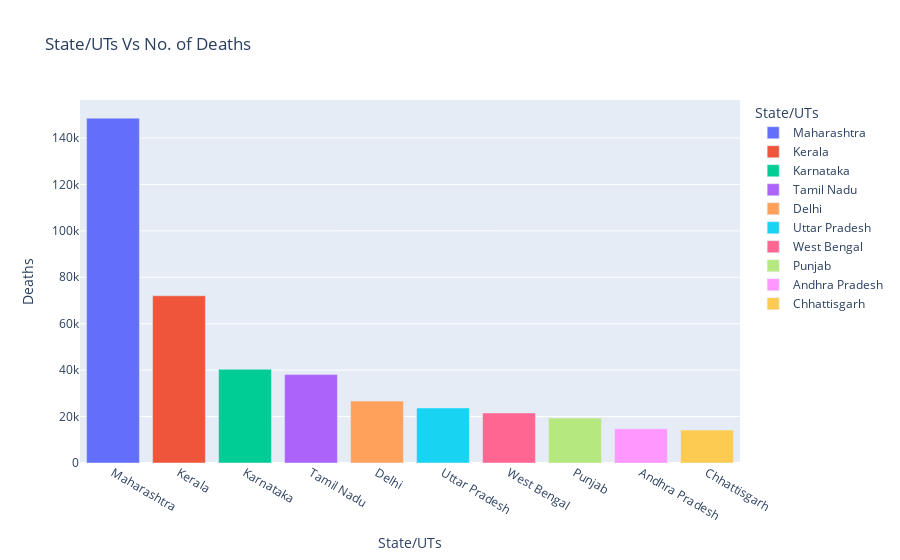

Notebook source saved alongside this figure:
### Code cell
x = cd[['State/UTs','Deaths']].sort_values(by='Deaths',ascending=False)['State/UTs'][:10].values
y = cd[['State/UTs','Deaths']].sort_values(by='Deaths',ascending=False)['Deaths'][:10].values
df = pd.DataFrame({'State/UTs':x,
                  'Deaths':y})
fig = px.bar(df,
             x='State/UTs',
             y='Deaths',
             color='State/UTs',
             title='State/UTs Vs No. of Deaths')
fig.show()

### Figure 1 — Plotly figure (JSON) as saved in the notebook; plotly's stock layout.template omitted (floating-point values rounded to 4 significant figures)
{"data": [{"alignmentgroup": "True", "hovertemplate": "State/UTs=%{x}<br>Deaths=%{y}<extra></extra>", "legendgroup": "Maharashtra", "marker": {"color": "#636efa", "pattern": {"shape": ""}}, "name": "Maharashtra", "offsetgroup": "Maharashtra", "orientation": "v", "showlegend": true, "textposition": "auto", "type": "bar", "x": ["Maharashtra"], "xaxis": "x", "y": [148558], "yaxis": "y"}, {"alignmentgroup": "True", "hovertemplate": "State/UTs=%{x}<br>Deaths=%{y}<extra></extra>", "legendgroup": "Kerala", "marker": {"color": "#EF553B", "pattern": {"shape": ""}}, "name": "Kerala", "offsetgroup": "Kerala", "orientation": "v", "showlegend": true, "textposition": "auto", "type": "bar", "x": ["Kerala"], "xaxis": "x", "y": [72042], "yaxis": "y"}, {"alignmentgroup": "True", "hovertemplate": "State/UTs=%{x}<br>Deaths=%{y}<extra></extra>", "legendgroup": "Karnataka", "marker": {"color": "#00cc96", "pattern": {"shape": ""}}, "name": "Karnataka", "offsetgroup": "Karnataka", "orientation": "v", "showlegend": true, "textposition": "auto", "type": "bar", "x": ["Karnataka"], "xaxis": "x", "y": [40358], "yaxis": "y"}, {"alignmentgroup": "True", "hovertemplate": "State/UTs=%{x}<br>Deaths=%{y}<extra></extra>", "legendgroup": "Tamil Nadu", "marker": {"color": "#ab63fa", "pattern": {"shape": ""}}, "name": "Tamil Nadu", "offsetgroup": "Tamil Nadu", "orientation": "v", "showlegend": true, "textposition": "auto", "type": "bar", "x": ["Tamil Nadu"], "xaxis": "x", "y": [38081], "yaxis": "y"}, {"alignmentgroup": "True", "hovertemplate": "State/UTs=%{x}<br>Deaths=%{y}<extra></extra>", "legendgroup": "Delhi", "marker": {"color": "#FFA15A", "pattern": {"shape": ""}}, "name": "Delhi", "offsetgroup": "Delhi", "orientation": "v", "showlegend": true, "textposition": "auto", "type": "bar", "x": ["Delhi"], "xaxis": "x", "y": [26666], "yaxis": "y"}, {"alignmentgroup": "True", "hovertemplate": "State/UTs=%{x}<br>Deaths=%{y}<extra></extra>", "legendgroup": "Uttar Pradesh", "marker": {"color": "#19d3f3", "pattern": {"shape": ""}}, "name": "Uttar Pradesh", "offsetgroup": "Uttar Pradesh", "orientation": "v", "showlegend": true, "textposition": "auto", "type": "bar", "x": ["Uttar Pradesh"], "xaxis": "x", "y": [23712], "yaxis": "y"}, {"alignmentgroup": "True", "hovertemplate": "State/UTs=%{x}<br>Deaths=%{y}<extra></extra>", "legendgroup": "West Bengal", "marker": {"color": "#FF6692", "pattern": {"shape": ""}}, "name": "West Bengal", "offsetgroup": "West Bengal", "orientation": "v", "showlegend": true, "textposition": "auto", "type": "bar", "x": ["West Bengal"], "xaxis": "x", "y": [21555], "yaxis": "y"}, {"alignmentgroup": "True", "hovertemplate": "State/UTs=%{x}<br>Deaths=%{y}<extra></extra>", "legendgroup": "Punjab", "marker": {"color": "#B6E880", "pattern": {"shape": ""}}, "name": "Punjab", "offsetgroup": "Punjab", "orientation": "v", "showlegend": true, "textposition": "auto", "type": "bar", "x": ["Punjab"], "xaxis": "x", "y": [19338], "yaxis": "y"}, {"alignmentgroup": "True", "hovertemplate": "State/UTs=%{x}<br>Deaths=%{y}<extra></extra>", "legendgroup": "Andhra Pradesh", "marker": {"color": "#FF97FF", "pattern": {"shape": ""}}, "name": "Andhra Pradesh", "offsetgroup": "Andhra Pradesh", "orientation": "v", "showlegend": true, "textposition": "auto", "type": "bar", "x": ["Andhra Pradesh"], "xaxis": "x", "y": [14733], "yaxis": "y"}, {"alignmentgroup": "True", "hovertemplate": "State/UTs=%{x}<br>Deaths=%{y}<extra></extra>", "legendgroup": "Chhattisgarh", "marker": {"color": "#FECB52", "pattern": {"shape": ""}}, "name": "Chhattisgarh", "offsetgroup": "Chhattisgarh", "orientation": "v", "showlegend": true, "textposition": "auto", "type": "bar", "x": ["Chhattisgarh"], "xaxis": "x", "y": [14190], "yaxis": "y"}], "layout": {"autosize": true, "barmode": "relative", "legend": {"title": {"text": "State/UTs"}, "tracegroupgap": 0}, "title": {"text": "State/UTs Vs No. of Deaths"}, "xaxis": {"anchor": "y", "autorange": true, "categoryarray": ["Maharashtra", "Kerala", "Karnataka", "Tamil Nadu", "Delhi", "Uttar Pradesh", "West Bengal", "Punjab", "Andhra Pradesh", "Chhattisgarh"], "categoryorder": "array", "domain": [0, 1], "range": [-0.5, 9.5], "title": {"text": "State/UTs"}, "type": "category"}, "yaxis": {"anchor": "x", "autorange": true, "domain": [0, 1], "range": [0, 156400.0], "title": {"text": "Deaths"}, "type": "linear"}}}
